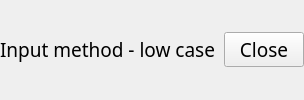
       <widget class="QWidget" name="widgetTop" native="true">
        <property name="styleSheet">
         <string notr="true">border-width:0px;</string>
        </property>
        <layout class="QVBoxLayout" name="verticalLayout">
         <property name="spacing">
          <number>6</number>
         </property>
         <property name="leftMargin">
          <number>0</number>
         </property>
         <property name="topMargin">
          <number>0</number>
         </property>
         <property name="rightMargin">
          <number>0</number>
         </property>
         <property name="bottomMargin">
          <number>0</number>
         </property>
         <item>
          <layout class="QHBoxLayout" name="lay1">
           <property name="spacing">
            <number>2</number>
           </property>
           <item>
            <widget class="QLabel" name="lab_Title">
             <property name="sizePolicy">
              <sizepolicy hsizetype="Preferred" vsizetype="Minimum">
               <horstretch>0</horstretch>
               <verstretch>0</verstretch>
              </sizepolicy>
             </property>
             <property name="minimumSize">
              <size>
               <width>0</width>
               <height>25</height>
              </size>
             </property>
             <property name="font">
              <font>
               <family>Sans</family>
               <pointsize>14</pointsize>
              </font>
             </property>
             <property name="text">
              <string>Input method - low case</string>
             </property>
            </widget>
           </item>
           <item>
            <widget class="QLabel" name="labPY">
             <property name="sizePolicy">
              <sizepolicy hsizetype="Expanding" vsizetype="Preferred">
               <horstretch>0</horstretch>
               <verstretch>0</verstretch>
              </sizepolicy>
             </property>
             <property name="font">
              <font>
               <pointsize>6</pointsize>
              </font>
             </property>
             <property name="text">
              <string/>
             </property>
             <property name="alignment">
              <set>Qt::AlignCenter</set>
             </property>
            </widget>
           </item>
           <item>
            <widget class="QPushButton" name="btnClose">
             <property name="font">
              <font>
               <family>Sans</family>
               <pointsize>14</pointsize>
              </font>
             </property>
             <property name="focusPolicy">
              <enum>Qt::NoFocus</enum>
             </property>
             <property name="styleSheet">
              <string notr="true"/>
             </property>
             <property name="text">
              <string>Close</string>
             </property>
            </widget>
           </item>
          </layout>
         </item>
        </layout>
       </widget>
